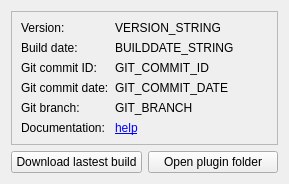
<?xml version="1.0" encoding="UTF-8"?>
<ui version="4.0">
 <class>PluginInfo</class>
 <widget class="QWidget" name="PluginInfo">
  <property name="geometry">
   <rect>
    <x>0</x>
    <y>0</y>
    <width>289</width>
    <height>180</height>
   </rect>
  </property>
  <property name="windowTitle">
   <string>Form</string>
  </property>
  <layout class="QGridLayout" name="gridLayout">
   <item row="1" column="0">
    <widget class="QPushButton" name="download_latest">
     <property name="sizePolicy">
      <sizepolicy hsizetype="Preferred" vsizetype="Fixed">
       <horstretch>0</horstretch>
       <verstretch>0</verstretch>
      </sizepolicy>
     </property>
     <property name="text">
      <string>Download lastest build</string>
     </property>
    </widget>
   </item>
   <item row="1" column="1">
    <widget class="QPushButton" name="open_plugin_folder">
     <property name="sizePolicy">
      <sizepolicy hsizetype="Preferred" vsizetype="Fixed">
       <horstretch>0</horstretch>
       <verstretch>0</verstretch>
      </sizepolicy>
     </property>
     <property name="maximumSize">
      <size>
       <width>16777215</width>
       <height>16777215</height>
      </size>
     </property>
     <property name="text">
      <string>Open plugin folder</string>
     </property>
    </widget>
   </item>
   <item row="0" column="0" colspan="2">
    <widget class="QFrame" name="frame">
     <property name="frameShape">
      <enum>QFrame::StyledPanel</enum>
     </property>
     <property name="frameShadow">
      <enum>QFrame::Sunken</enum>
     </property>
     <layout class="QGridLayout" name="gridLayout_2">
      <item row="0" column="1" colspan="2">
       <widget class="QLabel" name="version_string">
        <property name="text">
         <string>VERSION_STRING</string>
        </property>
       </widget>
      </item>
      <item row="0" column="0">
       <widget class="QLabel" name="version">
        <property name="sizePolicy">
         <sizepolicy hsizetype="Preferred" vsizetype="Fixed">
          <horstretch>0</horstretch>
          <verstretch>0</verstretch>
         </sizepolicy>
        </property>
        <property name="maximumSize">
         <size>
          <width>200</width>
          <height>16777215</height>
         </size>
        </property>
        <property name="text">
         <string>Version:</string>
        </property>
       </widget>
      </item>
      <item row="2" column="0">
       <widget class="QLabel" name="git_commit">
        <property name="sizePolicy">
         <sizepolicy hsizetype="Preferred" vsizetype="Fixed">
          <horstretch>0</horstretch>
          <verstretch>0</verstretch>
         </sizepolicy>
        </property>
        <property name="maximumSize">
         <size>
          <width>200</width>
          <height>16777215</height>
         </size>
        </property>
        <property name="text">
         <string>Git commit ID:</string>
        </property>
       </widget>
      </item>
      <item row="2" column="1" colspan="2">
       <widget class="QLabel" name="git_commit_id">
        <property name="text">
         <string>GIT_COMMIT_ID</string>
        </property>
       </widget>
      </item>
      <item row="1" column="1" colspan="2">
       <widget class="QLabel" name="builddate_string">
        <property name="text">
         <string>BUILDDATE_STRING</string>
        </property>
       </widget>
      </item>
      <item row="3" column="1" colspan="2">
       <widget class="QLabel" name="git_commit_date">
        <property name="text">
         <string>GIT_COMMIT_DATE</string>
        </property>
       </widget>
      </item>
      <item row="3" column="0">
       <widget class="QLabel" name="git_date">
        <property name="sizePolicy">
         <sizepolicy hsizetype="Preferred" vsizetype="Fixed">
          <horstretch>0</horstretch>
          <verstretch>0</verstretch>
         </sizepolicy>
        </property>
        <property name="maximumSize">
         <size>
          <width>200</width>
          <height>16777215</height>
         </size>
        </property>
        <property name="text">
         <string>Git commit date:</string>
        </property>
       </widget>
      </item>
      <item row="4" column="0">
       <widget class="QLabel" name="branch">
        <property name="sizePolicy">
         <sizepolicy hsizetype="Preferred" vsizetype="Fixed">
          <horstretch>0</horstretch>
          <verstretch>0</verstretch>
         </sizepolicy>
        </property>
        <property name="maximumSize">
         <size>
          <width>200</width>
          <height>16777215</height>
         </size>
        </property>
        <property name="text">
         <string>Git branch:</string>
        </property>
       </widget>
      </item>
      <item row="1" column="0">
       <widget class="QLabel" name="builddate">
        <property name="sizePolicy">
         <sizepolicy hsizetype="Preferred" vsizetype="Fixed">
          <horstretch>0</horstretch>
          <verstretch>0</verstretch>
         </sizepolicy>
        </property>
        <property name="maximumSize">
         <size>
          <width>200</width>
          <height>16777215</height>
         </size>
        </property>
        <property name="text">
         <string>Build date:</string>
        </property>
       </widget>
      </item>
      <item row="4" column="1" colspan="2">
       <widget class="QLabel" name="git_branch">
        <property name="text">
         <string>GIT_BRANCH</string>
        </property>
       </widget>
      </item>
      <item row="5" column="0">
       <widget class="QLabel" name="label">
        <property name="sizePolicy">
         <sizepolicy hsizetype="Preferred" vsizetype="Fixed">
          <horstretch>0</horstretch>
          <verstretch>0</verstretch>
         </sizepolicy>
        </property>
        <property name="text">
         <string>Documentation:</string>
        </property>
       </widget>
      </item>
      <item row="5" column="1">
       <widget class="QLabel" name="label_2">
        <property name="sizePolicy">
         <sizepolicy hsizetype="Preferred" vsizetype="Fixed">
          <horstretch>0</horstretch>
          <verstretch>0</verstretch>
         </sizepolicy>
        </property>
        <property name="text">
         <string>&lt;a href=&quot;https://github.com/PerMalmberg/libcron#supported-formatting&quot;&gt;help&lt;/a&gt;</string>
        </property>
        <property name="textFormat">
         <enum>Qt::RichText</enum>
        </property>
        <property name="openExternalLinks">
         <bool>true</bool>
        </property>
       </widget>
      </item>
     </layout>
    </widget>
   </item>
  </layout>
 </widget>
 <resources/>
 <connections/>
</ui>
